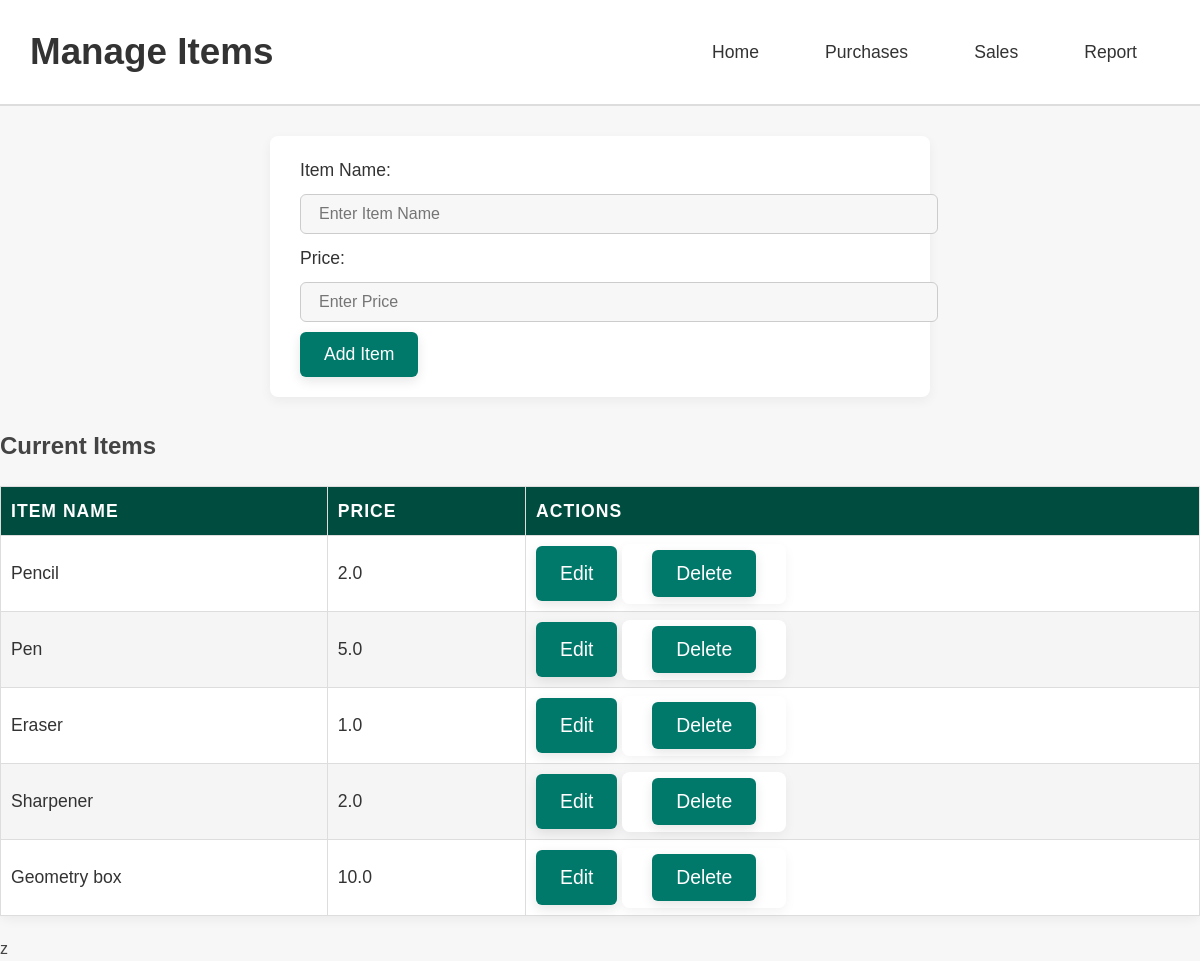
/items, run on an earlier commit of the app's database.
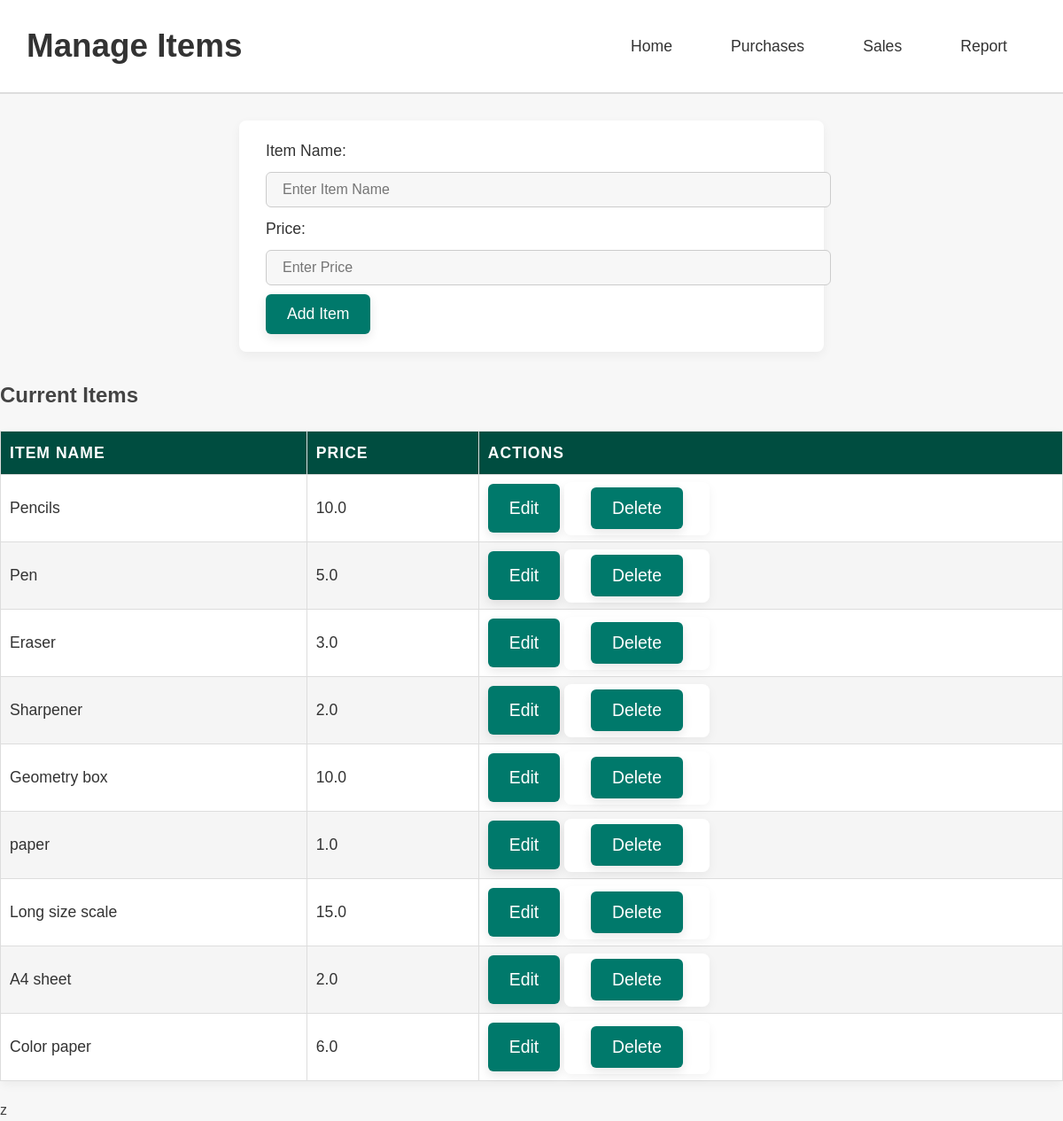
And on a later commit of the database.
### app.py (models this page shows)
class Item(db.Model):
    id = db.Column(db.Integer, primary_key=True)
    name = db.Column(db.String(100), nullable=False)
    price = db.Column(db.Float, nullable=False)
    qty = db.Column(db.Integer, default=0)
    purchases = relationship('Purchase', backref='item', cascade='all, delete-orphan')

### app.py (the view, shortened to what this page needs)
@app.route('/items', methods=['GET', 'POST'])
def manage_items():
    return render_template('items.html', items=Item.query.all())

### templates/items.html (shortened to what this page needs)
<!DOCTYPE html>
<html lang="en">
<head>
    <link rel="stylesheet" href="{{ url_for('static', filename='style.css') }}">
</head>
<body>
    <header>
        <h1>Manage Items</h1>
        <nav>
            <a href="{{ url_for('home') }}">Home</a>
            <a href="{{ url_for('manage_purchase') }}">Purchases</a>
            <a href="{{ url_for('manage_sales') }}">Sales</a>
            <a href="{{ url_for('report') }}">Report</a>
        </nav>
    </header>
    <form method="POST">
        <label for="name">Item Name:</label>
        <input type="text" name="name" id="name" placeholder="Enter Item Name" required>
        <label for="price">Price:</label>
        <input type="number" name="price" id="price" placeholder="Enter Price" required>
        <button type="submit" class="button">Add Item</button>
    </form>
    <h2>Current Items</h2>
    <table>
        <thead>
            <tr>
                <th>Item Name</th>
                <th>Price</th>
                <th>Actions</th>
            </tr>
        </thead>
        <tbody>
            {% for item in items %}
                <tr>
                    <td>{{ item.name }}</td>
                    <td>{{ item.price }}</td>
                    <td>
                        <a href="{{ url_for('edit_item', item_id=item.id) }}" class="button">Edit</a>
                        <form action="{{ url_for('delete_item', item_id=item.id) }}" method="POST" style="display:inline;">
                            <button type="submit" class="button" onclick="return confirm('Are you sure you want to delete this item?')">Delete</button>
                        </form>
                    </td>
                </tr>
            {% endfor %}
        </tbody>
    </table>
z
</body>
</html>

What changed in the data, as far as the page shows it:
changed Item: name "Pencil" → "Pencils"; price "2.0" → "10.0"
changed Item "Eraser": price "1.0" → "3.0"
added Item: name "paper", price "1.0"
added Item: name "Long size scale", price "15.0"
added Item: name "A4 sheet", price "2.0"
added Item: name "Color paper", price "6.0"
